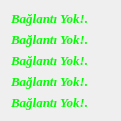
   <widget class="QWidget" name="verticalLayoutWidget_2">
    <property name="geometry">
     <rect>
      <x>120</x>
      <y>330</y>
      <width>121</width>
      <height>106</height>
     </rect>
    </property>
    <property name="palette">
     <palette>
      <active>
       <colorrole role="WindowText">
        <brush brushstyle="SolidPattern">
         <color alpha="255">
          <red>0</red>
          <green>255</green>
          <blue>0</blue>
         </color>
        </brush>
       </colorrole>
       <colorrole role="Text">
        <brush brushstyle="SolidPattern">
         <color alpha="255">
          <red>0</red>
          <green>255</green>
          <blue>0</blue>
         </color>
        </brush>
       </colorrole>
      </active>
      <inactive>
       <colorrole role="WindowText">
        <brush brushstyle="SolidPattern">
         <color alpha="255">
          <red>0</red>
          <green>255</green>
          <blue>0</blue>
         </color>
        </brush>
       </colorrole>
       <colorrole role="Text">
        <brush brushstyle="SolidPattern">
         <color alpha="255">
          <red>0</red>
          <green>255</green>
          <blue>0</blue>
         </color>
        </brush>
       </colorrole>
      </inactive>
      <disabled>
       <colorrole role="WindowText">
        <brush brushstyle="SolidPattern">
         <color alpha="255">
          <red>120</red>
          <green>120</green>
          <blue>120</blue>
         </color>
        </brush>
       </colorrole>
       <colorrole role="Text">
        <brush brushstyle="SolidPattern">
         <color alpha="255">
          <red>120</red>
          <green>120</green>
          <blue>120</blue>
         </color>
        </brush>
       </colorrole>
      </disabled>
     </palette>
    </property>
    <property name="font">
     <font>
      <family>Times New Roman</family>
      <pointsize>10</pointsize>
      <weight>75</weight>
      <italic>true</italic>
      <bold>true</bold>
     </font>
    </property>
    <layout class="QVBoxLayout" name="verticalLayout_4">
     <item>
      <widget class="QLabel" name="label_8">
       <property name="palette">
        <palette>
         <active>
          <colorrole role="WindowText">
           <brush brushstyle="SolidPattern">
            <color alpha="255">
             <red>0</red>
             <green>255</green>
             <blue>0</blue>
            </color>
           </brush>
          </colorrole>
          <colorrole role="Text">
           <brush brushstyle="SolidPattern">
            <color alpha="255">
             <red>0</red>
             <green>255</green>
             <blue>0</blue>
            </color>
           </brush>
          </colorrole>
         </active>
         <inactive>
          <colorrole role="WindowText">
           <brush brushstyle="SolidPattern">
            <color alpha="255">
             <red>0</red>
             <green>255</green>
             <blue>0</blue>
            </color>
           </brush>
          </colorrole>
          <colorrole role="Text">
           <brush brushstyle="SolidPattern">
            <color alpha="255">
             <red>0</red>
             <green>255</green>
             <blue>0</blue>
            </color>
           </brush>
          </colorrole>
         </inactive>
         <disabled>
          <colorrole role="WindowText">
           <brush brushstyle="SolidPattern">
            <color alpha="255">
             <red>120</red>
             <green>120</green>
             <blue>120</blue>
            </color>
           </brush>
          </colorrole>
          <colorrole role="Text">
           <brush brushstyle="SolidPattern">
            <color alpha="255">
             <red>120</red>
             <green>120</green>
             <blue>120</blue>
            </color>
           </brush>
          </colorrole>
         </disabled>
        </palette>
       </property>
       <property name="font">
        <font>
         <family>Times New Roman</family>
         <pointsize>10</pointsize>
         <weight>75</weight>
         <italic>true</italic>
         <bold>true</bold>
        </font>
       </property>
       <property name="text">
        <string>Bağlantı Yok!.</string>
       </property>
      </widget>
     </item>
     <item>
      <widget class="QLabel" name="label_6">
       <property name="palette">
        <palette>
         <active>
          <colorrole role="WindowText">
           <brush brushstyle="SolidPattern">
            <color alpha="255">
             <red>0</red>
             <green>255</green>
             <blue>0</blue>
            </color>
           </brush>
          </colorrole>
          <colorrole role="Text">
           <brush brushstyle="SolidPattern">
            <color alpha="255">
             <red>0</red>
             <green>255</green>
             <blue>0</blue>
            </color>
           </brush>
          </colorrole>
         </active>
         <inactive>
          <colorrole role="WindowText">
           <brush brushstyle="SolidPattern">
            <color alpha="255">
             <red>0</red>
             <green>255</green>
             <blue>0</blue>
            </color>
           </brush>
          </colorrole>
          <colorrole role="Text">
           <brush brushstyle="SolidPattern">
            <color alpha="255">
             <red>0</red>
             <green>255</green>
             <blue>0</blue>
            </color>
           </brush>
          </colorrole>
         </inactive>
         <disabled>
          <colorrole role="WindowText">
           <brush brushstyle="SolidPattern">
            <color alpha="255">
             <red>120</red>
             <green>120</green>
             <blue>120</blue>
            </color>
           </brush>
          </colorrole>
          <colorrole role="Text">
           <brush brushstyle="SolidPattern">
            <color alpha="255">
             <red>120</red>
             <green>120</green>
             <blue>120</blue>
            </color>
           </brush>
          </colorrole>
         </disabled>
        </palette>
       </property>
       <property name="font">
        <font>
         <family>Times New Roman</family>
         <pointsize>10</pointsize>
         <weight>75</weight>
         <italic>true</italic>
         <bold>true</bold>
        </font>
       </property>
       <property name="text">
        <string>Bağlantı Yok!.</string>
       </property>
      </widget>
     </item>
     <item>
      <widget class="QLabel" name="label_7">
       <property name="palette">
        <palette>
         <active>
          <colorrole role="WindowText">
           <brush brushstyle="SolidPattern">
            <color alpha="255">
             <red>0</red>
             <green>255</green>
             <blue>0</blue>
            </color>
           </brush>
          </colorrole>
          <colorrole role="Text">
           <brush brushstyle="SolidPattern">
            <color alpha="255">
             <red>0</red>
             <green>255</green>
             <blue>0</blue>
            </color>
           </brush>
          </colorrole>
         </active>
         <inactive>
          <colorrole role="WindowText">
           <brush brushstyle="SolidPattern">
            <color alpha="255">
             <red>0</red>
             <green>255</green>
             <blue>0</blue>
            </color>
           </brush>
          </colorrole>
          <colorrole role="Text">
           <brush brushstyle="SolidPattern">
            <color alpha="255">
             <red>0</red>
             <green>255</green>
             <blue>0</blue>
            </color>
           </brush>
          </colorrole>
         </inactive>
         <disabled>
          <colorrole role="WindowText">
           <brush brushstyle="SolidPattern">
            <color alpha="255">
             <red>120</red>
             <green>120</green>
             <blue>120</blue>
            </color>
           </brush>
          </colorrole>
          <colorrole role="Text">
           <brush brushstyle="SolidPattern">
            <color alpha="255">
             <red>120</red>
             <green>120</green>
             <blue>120</blue>
            </color>
           </brush>
          </colorrole>
         </disabled>
        </palette>
       </property>
       <property name="font">
        <font>
         <family>Times New Roman</family>
         <pointsize>10</pointsize>
         <weight>75</weight>
         <italic>true</italic>
         <bold>true</bold>
        </font>
       </property>
       <property name="text">
        <string>Bağlantı Yok!.</string>
       </property>
      </widget>
     </item>
     <item>
      <widget class="QLabel" name="label_11">
       <property name="font">
        <font>
         <family>Times New Roman</family>
         <pointsize>10</pointsize>
         <weight>75</weight>
         <italic>true</italic>
         <bold>true</bold>
        </font>
       </property>
       <property name="text">
        <string>Bağlantı Yok!.</string>
       </property>
      </widget>
     </item>
     <item>
      <widget class="QLabel" name="label_9">
       <property name="palette">
        <palette>
         <active>
          <colorrole role="WindowText">
           <brush brushstyle="SolidPattern">
            <color alpha="255">
             <red>0</red>
             <green>255</green>
             <blue>0</blue>
            </color>
           </brush>
          </colorrole>
          <colorrole role="Text">
           <brush brushstyle="SolidPattern">
            <color alpha="255">
             <red>0</red>
             <green>255</green>
             <blue>0</blue>
            </color>
           </brush>
          </colorrole>
         </active>
         <inactive>
          <colorrole role="WindowText">
           <brush brushstyle="SolidPattern">
            <color alpha="255">
             <red>0</red>
             <green>255</green>
             <blue>0</blue>
            </color>
           </brush>
          </colorrole>
          <colorrole role="Text">
           <brush brushstyle="SolidPattern">
            <color alpha="255">
             <red>0</red>
             <green>255</green>
             <blue>0</blue>
            </color>
           </brush>
          </colorrole>
         </inactive>
         <disabled>
          <colorrole role="WindowText">
           <brush brushstyle="SolidPattern">
            <color alpha="255">
             <red>120</red>
             <green>120</green>
             <blue>120</blue>
            </color>
           </brush>
          </colorrole>
          <colorrole role="Text">
           <brush brushstyle="SolidPattern">
            <color alpha="255">
             <red>120</red>
             <green>120</green>
             <blue>120</blue>
            </color>
           </brush>
          </colorrole>
         </disabled>
        </palette>
       </property>
       <property name="font">
        <font>
         <family>Times New Roman</family>
         <pointsize>10</pointsize>
         <weight>75</weight>
         <italic>true</italic>
         <bold>true</bold>
        </font>
       </property>
       <property name="text">
        <string>Bağlantı Yok!.</string>
       </property>
      </widget>
     </item>
    </layout>
   </widget>
